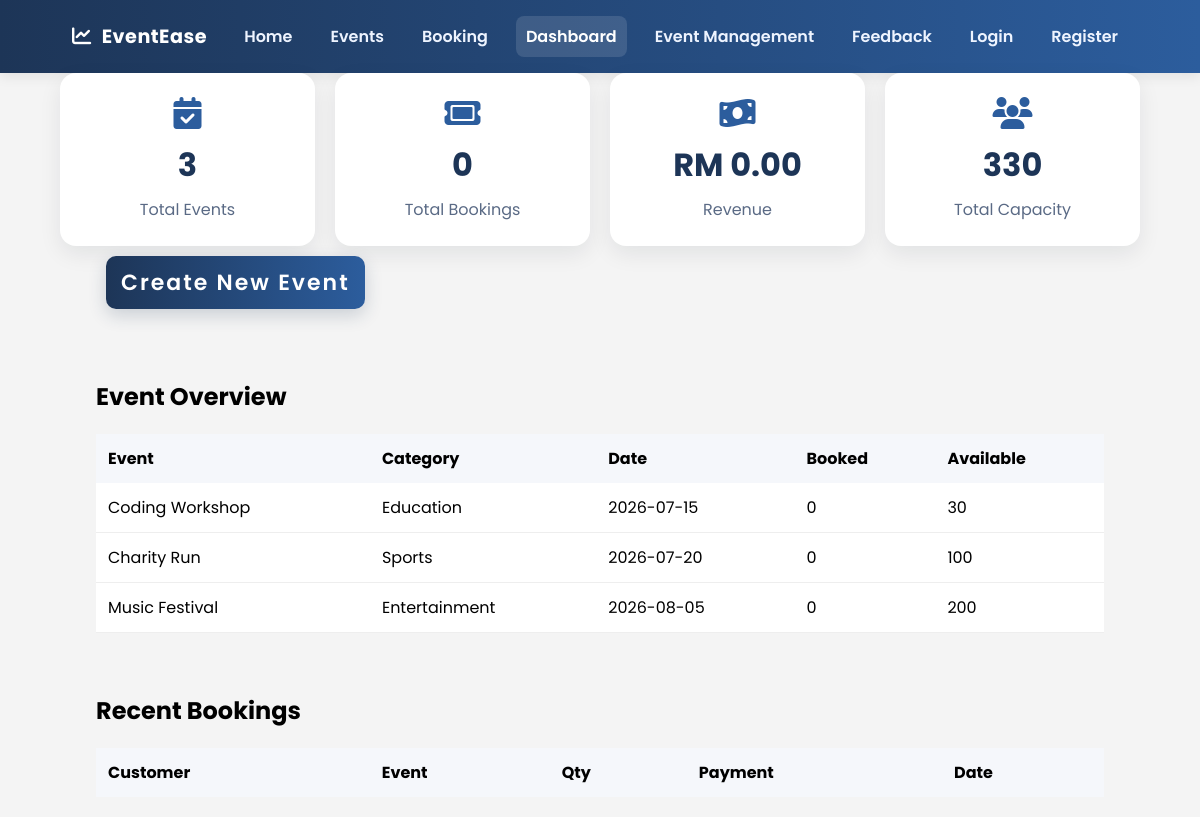
Before: /dashboard.php with the older database file.
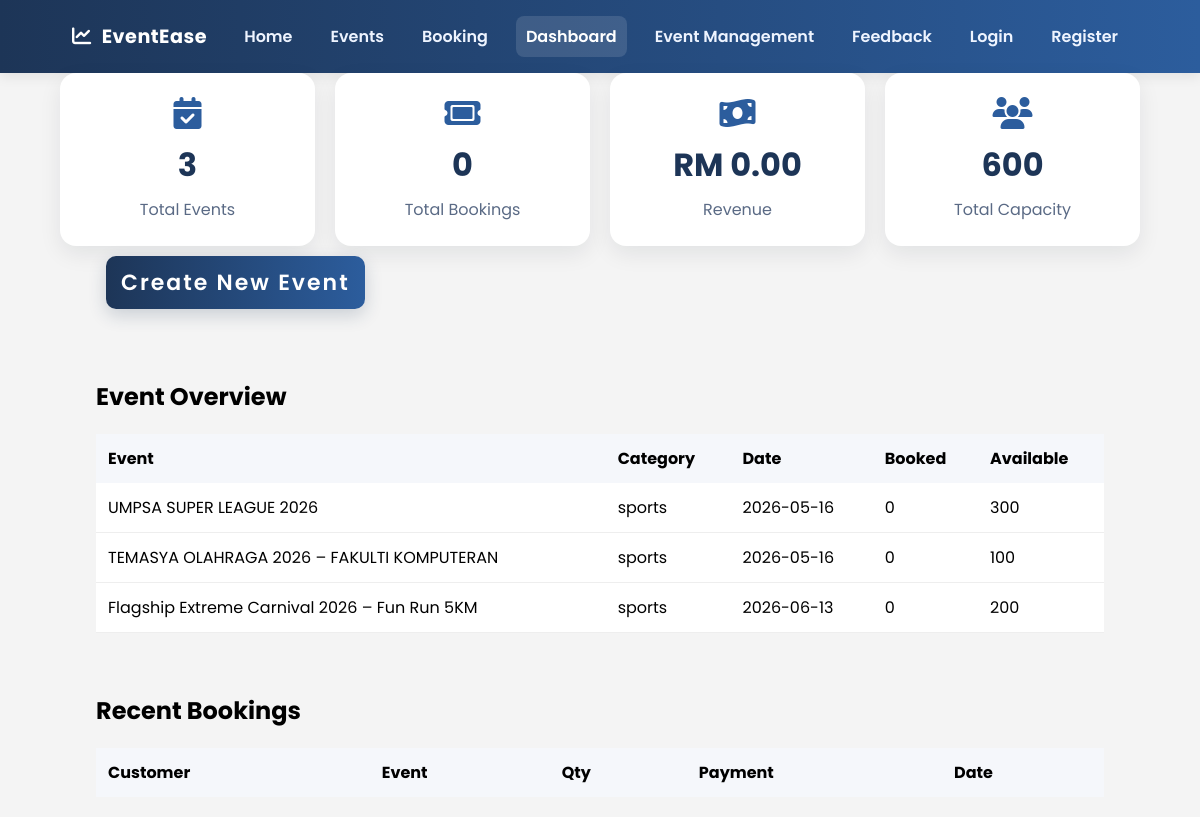
After: the same page with the newer database file.
### tables this page shows
CREATE TABLE `events` (
  `event_id` int NOT NULL,
  `event_name` varchar(100) NOT NULL,
  `description` text,
  `category` varchar(50) NOT NULL,
  `event_date` date NOT NULL,
  `venue` varchar(100) NOT NULL,
  `ticket_price` decimal(10,2) NOT NULL,
  `capacity` int NOT NULL
);

### dashboard.php (the view, shortened to what this page needs)
<?php
require 'database.php';
$eventSql = "
SELECT
    e.event_id,
    e.event_name,
    e.category,
    e.event_date,
    e.ticket_price,
    e.capacity,
    IFNULL(SUM(b.quantity), 0) AS booked,
    (e.capacity - IFNULL(SUM(b.quantity), 0)) AS available
FROM events e
LEFT JOIN bookings b ON e.event_id = b.event_id
GROUP BY e.event_id
ORDER BY e.event_date ASC
";
$eventResult = mysqli_query($conn, $eventSql);
$stats = [
    'events' => 0,
    'bookings' => 0,
    'revenue' => 0,
    'capacity' => 0,
];
if ($countResult = mysqli_query($conn, "SELECT COUNT(*) AS total_events FROM events")) {
    $countRow = mysqli_fetch_assoc($countResult);
    $stats['events'] = (int)($countRow['total_events'] ?? 0);
}
if ($countResult = mysqli_query($conn, "SELECT COUNT(*) AS total_bookings FROM bookings")) {
    $countRow = mysqli_fetch_assoc($countResult);
    $stats['bookings'] = (int)($countRow['total_bookings'] ?? 0);
}
if ($countResult = mysqli_query($conn, "SELECT COALESCE(SUM(total_payment), 0) AS total_revenue FROM bookings")) {
    $countRow = mysqli_fetch_assoc($countResult);
    $stats['revenue'] = (float)($countRow['total_revenue'] ?? 0);
}
if ($countResult = mysqli_query($conn, "SELECT COALESCE(SUM(capacity), 0) AS total_capacity FROM events")) {
    $countRow = mysqli_fetch_assoc($countResult);
    $stats['capacity'] = (int)($countRow['total_capacity'] ?? 0);
}
?>
<!DOCTYPE html>
<html>
<head>
    <link rel="stylesheet" href="mainstyle.css">
    <link rel="stylesheet" href="https://cdnjs.cloudflare.com/ajax/libs/font-awesome/6.5.0/css/all.min.css">
</head>
<body>
    <nav class="navbar">
        <div class="logo">
            <i class="fa-solid fa-chart-line"></i>
            EventEase
        </div>
        <ul>
            <li><a href="index.php">Home</a></li>
            <li><a href="event_listing.php">Events</a></li>
            <li><a href="booking.php">Booking</a></li>
            <li><a href="dashboard.php" class="active">Dashboard</a></li>
            <li><a href="eventmanagement.php">Event Management</a></li>
            <li><a href="feedback.php">Feedback</a></li>
            <li><a href="login.php">Login</a></li>
            <li><a href="signup.php">Register</a></li>
        </ul>
    </nav>
    <section class="statistics" style="width:min(1100px, 90%);margin:0 auto;">
        <div class="stat">
            <i class="fa-solid fa-calendar-check"></i>
            <h2><?php echo $stats['events']; ?></h2>
            <p>Total Events</p>
        </div>
        <div class="stat">
            <i class="fa-solid fa-ticket"></i>
            <h2><?php echo $stats['bookings']; ?></h2>
            <p>Total Bookings</p>
        </div>
        <div class="stat">
            <i class="fa-solid fa-money-bill-wave"></i>
            <h2>RM <?php echo number_format($stats['revenue'], 2); ?></h2>
            <p>Revenue</p>
        </div>
        <div class="stat">
            <i class="fa-solid fa-users"></i>
            <h2><?php echo $stats['capacity']; ?></h2>
            <p>Total Capacity</p>
        </div>
    </section>
    <section style="padding: 0 8% 20px; width: 100%; box-sizing: border-box;">
        <a href="eventmanagement.php" class="submit-form-btn" style="display:inline-flex; align-items:center; gap:8px; text-decoration:none;">Create New Event</a>
    </section>
    <section style="padding: 20px 8%; width: 100%; box-sizing: border-box;">
        <h2 style="text-align:left;">Event Overview</h2>
        <table style="width:100%;background:#fff;border-collapse:collapse;">
            <tr style="background:#f5f7fb;">
                <th style="padding:12px;text-align:left;">Event</th>
                <th style="padding:12px;text-align:left;">Category</th>
                <th style="padding:12px;text-align:left;">Date</th>
                <th style="padding:12px;text-align:left;">Booked</th>
                <th style="padding:12px;text-align:left;">Available</th>
            </tr>
            <?php while ($row = mysqli_fetch_assoc($eventResult)) { ?>
            <tr>
                <td style="padding:12px;border-bottom:1px solid #eee;"><?php echo htmlspecialchars($row['event_name']); ?></td>
                <td style="padding:12px;border-bottom:1px solid #eee;"><?php echo htmlspecialchars($row['category']); ?></td>
                <td style="padding:12px;border-bottom:1px solid #eee;"><?php echo htmlspecialchars($row['event_date']); ?></td>
                <td style="padding:12px;border-bottom:1px solid #eee;"><?php echo (int)$row['booked']; ?></td>
                <td style="padding:12px;border-bottom:1px solid #eee;"><?php echo (int)$row['available']; ?></td>
            </tr>
            <?php } ?>
        </table>
    </section>
    <section style="padding: 20px 8%; width: 100%; box-sizing: border-box;">
        <h2 style="text-align:left;">Recent Bookings</h2>
        <table style="width:100%;background:#fff;border-collapse:collapse;">
            <tr style="background:#f5f7fb;">
                <th style="padding:12px;text-align:left;">Customer</th>
                <th style="padding:12px;text-align:left;">Event</th>
                <th style="padding:12px;text-align:left;">Qty</th>
                <th style="padding:12px;text-align:left;">Payment</th>
                <th style="padding:12px;text-align:left;">Date</th>
            </tr>
        </table>
    </section>
</body>
</html>

### mainstyle.css (style rules this page uses)
body { font-family: 'Poppins', sans-serif; background-color:#f4f4f4; margin:0; display:flex; flex-direction:column; min-height: 100vh; width: 100%; }
html, body, h1, h2, h3, h4, h5, h6, p, span, div, label, input, textarea, select, button, a { font-family: 'Poppins', sans-serif; }
nav, .navbar { background: linear-gradient(90deg, #1d3557, #2c5d9d); padding: 16px 6%; display: flex; align-items: center; justify-content: space-between; flex-wrap: wrap; gap: 10px 18px; box-shadow: 0 4px 12px rgba(0, 0, 0, 0.08); }
.navbar .logo { color: #fff; font-size: 1.2rem; font-weight: 700; letter-spacing: 0.5px; display: flex; align-items: center; gap: 10px; }
nav ul, .navbar ul { list-style: none; display: flex; align-items: center; justify-content: center; flex-wrap: wrap; gap: 10px 18px; margin: 0; padding: 0; }
nav a, .navbar a, .navbar ul li a { color: #eef4ff; text-decoration: none; font-weight: 600; display: inline-flex; align-items: center; white-space: nowrap; padding: 8px 10px; border-radius: 8px; transition: background 0.2s ease; }
nav a:hover, .navbar a:hover, .navbar ul li a:hover, .navbar ul li a.active { background: rgba(255, 255, 255, 0.12); color: #fff; }
a { text-decoration:none; color:#4f7091; }
.submit-form-btn { margin:10px; padding: 10px 15px; font-size: 22px; background: linear-gradient(90deg, #1d3557, #2c5d9d); border-radius:10px; color: white; font-weight: 600; letter-spacing:2px; font-family: 'Poppins', sans-serif; transition: transform 0.2s ease, box-shadow 0.2s ease, background 0.2s ease; box-shadow: 0 6px 18px rgba(29, 53, 87, 0.2); }
.statistics { width: min(1100px, 90%); margin: 40px auto; display: grid; grid-template-columns: repeat(auto-fit, minmax(220px, 1fr)); gap: 20px; }
.stat { background: #fff; border-radius: 16px; padding: 24px; text-align: center; box-shadow: 0 8px 22px rgba(15, 23, 42, 0.08); }
.stat i { font-size: 2rem; color: #2c5d9d; margin-bottom: 12px; }
.stat h2 { font-size: 2rem; margin: 0; color: #1d3557; }
.stat p { margin: 8px 0 0; color: #5a6a85; }

Changed rows visible on the page:
removed events: event_name "Coding Workshop", category "Education", event_date "2026-07-15", booked "0", available "30"
removed events: event_name "Charity Run", category "Sports", event_date "2026-07-20", booked "0", available "100"
removed events: event_name "Music Festival", category "Entertainment", event_date "2026-08-05", booked "0", available "200"
added events: event_name "UMPSA SUPER LEAGUE 2026", category "sports", event_date "2026-05-16", booked "0", available "300"
added events: event_name "TEMASYA OLAHRAGA 2026 – FAKULTI KOMPUTERAN", category "sports", event_date "2026-05-16", booked "0", available "100"
added events: event_name "Flagship Extreme Carnival 2026 – Fun Run 5KM", category "sports", event_date "2026-06-13", booked "0", available "200"
Other visible differences:
$stats['capacity']: "330" → "600"
